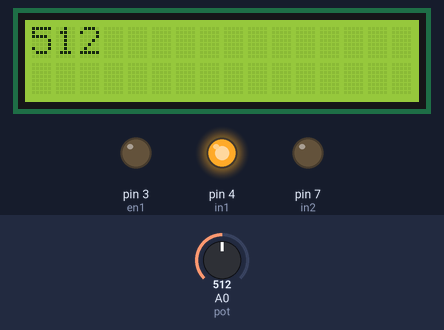
A sketch run on a simulated Arduino Uno, built with avr-gcc and run on an emulated ATmega328P. Shown: 16×2 character LCD, output pins drawn as LEDs (lit = HIGH). Inputs (shaded band) come from the test bench; at power-on: A0 (pot) = 512.

Above: at 1.2 s.
1.3 s: A0 (pot) set to 716
At 1.9 s:
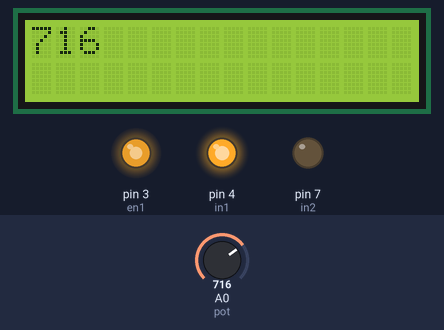
4.0 s: A0 (pot) set to 900
At 4.5 s:
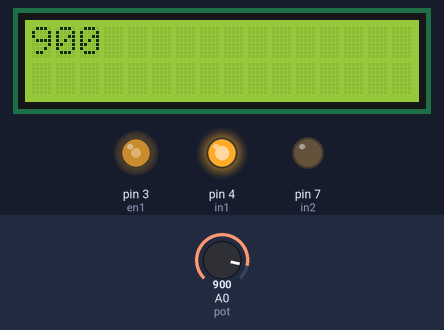
6.6 s: A0 (pot) set to 306
At 7.0 s:
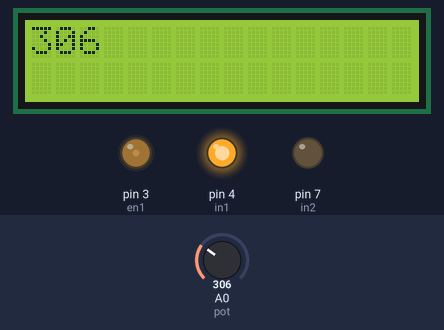
9.1 s: A0 (pot) set to 122
At 9.5 s:
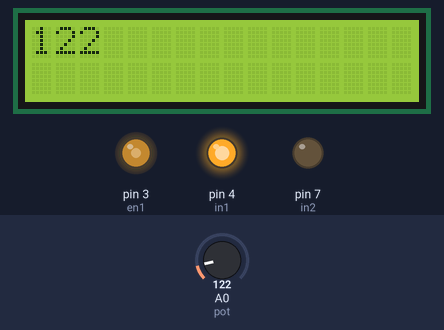
Timing chart, 0 to 12.1 s (numbered marks = the images above; inputs shaded):
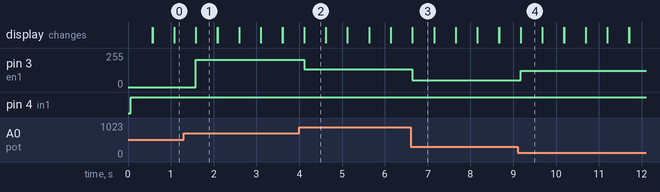

The sketch:

TASK.INO
```cpp
//0x20
// C++ code
//
#include<LiquidCrystal_I2C.h>
const int en1=3;
const int in1=4;
const int in2 =7;
const int pot=A0;
LiquidCrystal_I2C lcd(0x20,16,2);
void setup()
{
  pinMode(en1, OUTPUT);
  pinMode(in1, OUTPUT);
  pinMode(in2, OUTPUT);
  lcd.init();
  lcd.backlight();
}

void loop()
{
  int v=analogRead(pot);
  digitalWrite(in1,HIGH);
  digitalWrite(in2,LOW);
  analogWrite(en1,v);
  lcd.print(v);
  delay(500);
  lcd.clear();
}
```

Measured:
- after the input at 1.3 s, pin 3 (en1): 0/255 → 204/255 after 0.28 s; the display: first differs from a run without the input after 0.29 s (image 1)
- after the input at 4.0 s, pin 3 (en1): 204/255 → 132/255 after 0.11 s; the display: first differs from a run without the input after 0.12 s (image 2)
- after the input at 6.6 s, pin 3 (en1): 132/255 → 50/255 at once; the display: first differs from a run without the input at once (image 3)
- after the input at 9.1 s, pin 3 (en1): 50/255 → 122/255 after 0.07 s; the display: first differs from a run without the input after 0.07 s (image 4)
- what the display in image 1 shows lasts 0.5 s, from 1.6 s to 2.1 s
